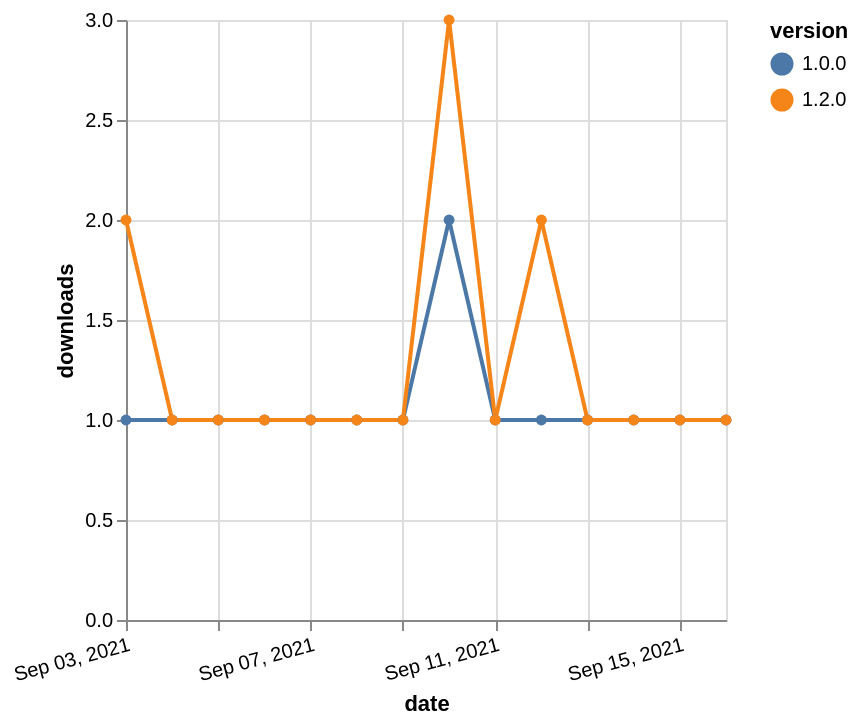

The specification (Vega-Lite) saved for this image:
### Vega-Lite specification from a JSON file in a GitHub repository (floating-point values rounded to 4 significant figures)
{"$schema": "https://vega.github.io/schema/vega-lite/v5.json", "description": "A simple bar chart with embedded data.", "data": {"values": [{"date": "2021-09-03", "total": 168, "delta": 1, "version": "1.0.0"}, {"date": "2021-09-04", "total": 169, "delta": 1, "version": "1.0.0"}, {"date": "2021-09-05", "total": 170, "delta": 1, "version": "1.0.0"}, {"date": "2021-09-06", "total": 171, "delta": 1, "version": "1.0.0"}, {"date": "2021-09-07", "total": 172, "delta": 1, "version": "1.0.0"}, {"date": "2021-09-08", "total": 173, "delta": 1, "version": "1.0.0"}, {"date": "2021-09-09", "total": 174, "delta": 1, "version": "1.0.0"}, {"date": "2021-09-10", "total": 176, "delta": 2, "version": "1.0.0"}, {"date": "2021-09-11", "total": 177, "delta": 1, "version": "1.0.0"}, {"date": "2021-09-12", "total": 178, "delta": 1, "version": "1.0.0"}, {"date": "2021-09-13", "total": 179, "delta": 1, "version": "1.0.0"}, {"date": "2021-09-14", "total": 180, "delta": 1, "version": "1.0.0"}, {"date": "2021-09-15", "total": 181, "delta": 1, "version": "1.0.0"}, {"date": "2021-09-16", "total": 182, "delta": 1, "version": "1.0.0"}, {"date": "2021-09-03", "total": 114, "delta": 2, "version": "1.2.0"}, {"date": "2021-09-04", "total": 115, "delta": 1, "version": "1.2.0"}, {"date": "2021-09-05", "total": 116, "delta": 1, "version": "1.2.0"}, {"date": "2021-09-06", "total": 117, "delta": 1, "version": "1.2.0"}, {"date": "2021-09-07", "total": 118, "delta": 1, "version": "1.2.0"}, {"date": "2021-09-08", "total": 119, "delta": 1, "version": "1.2.0"}, {"date": "2021-09-09", "total": 120, "delta": 1, "version": "1.2.0"}, {"date": "2021-09-10", "total": 123, "delta": 3, "version": "1.2.0"}, {"date": "2021-09-11", "total": 124, "delta": 1, "version": "1.2.0"}, {"date": "2021-09-12", "total": 126, "delta": 2, "version": "1.2.0"}, {"date": "2021-09-13", "total": 127, "delta": 1, "version": "1.2.0"}, {"date": "2021-09-14", "total": 128, "delta": 1, "version": "1.2.0"}, {"date": "2021-09-15", "total": 129, "delta": 1, "version": "1.2.0"}, {"date": "2021-09-16", "total": 130, "delta": 1, "version": "1.2.0"}]}, "width": "container", "mark": {"type": "line", "point": {"filled": true}}, "encoding": {"x": {"field": "date", "type": "temporal", "timeUnit": "yearmonthdate", "title": "date", "axis": {"labelAngle": -15}}, "y": {"field": "delta", "type": "quantitative", "title": "downloads"}, "color": {"field": "version", "type": "nominal"}, "tooltip": {"field": "delta"}}}
